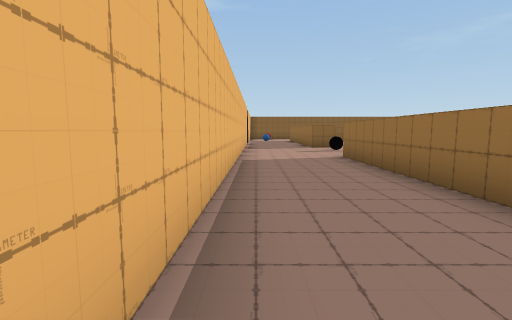
view 1 (above)

24 first-person views from a walk through a Unity game level. The camera is 1.5 m above the floor, tilts 6° down and sees 85° across. Doors are open. The floor is counted in squares, 2 m on a side. Each view is taken from the middle of a square. On the plan, view 1 faces up. The plan holds only what a view shows up to about 10 squares ahead; the rest is blank. The place goes on beyond the plan. The player character is not drawn. Some animated figures are not drawn.

view 2
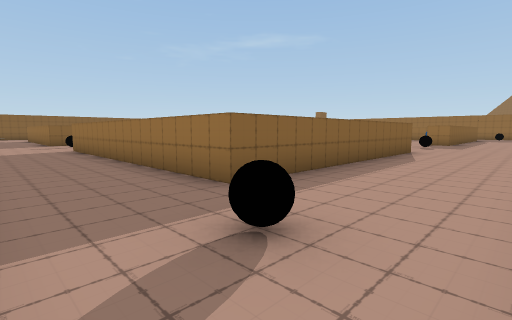

view 3
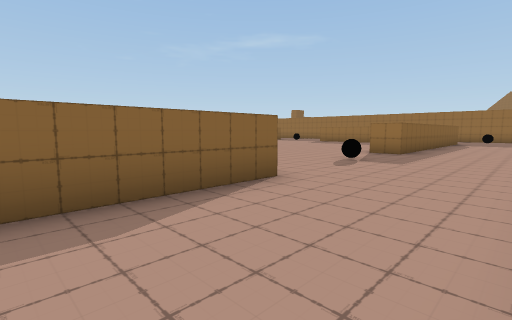

view 4
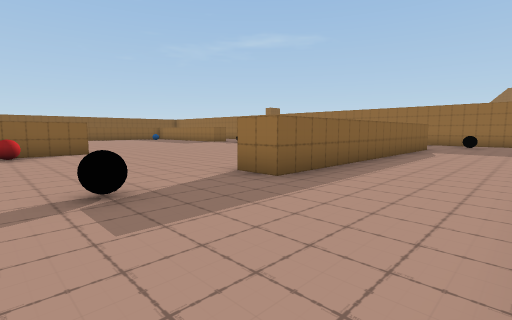

view 5
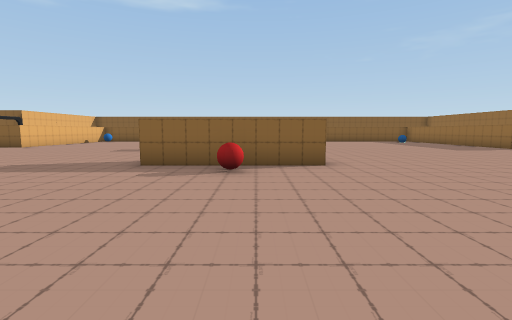

view 6
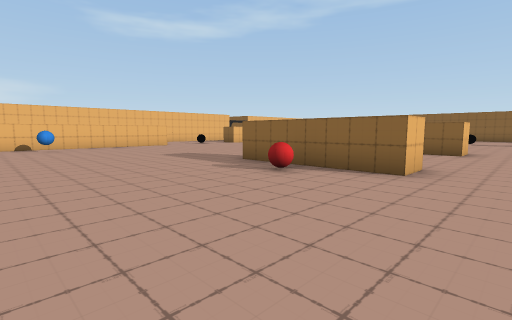

view 7
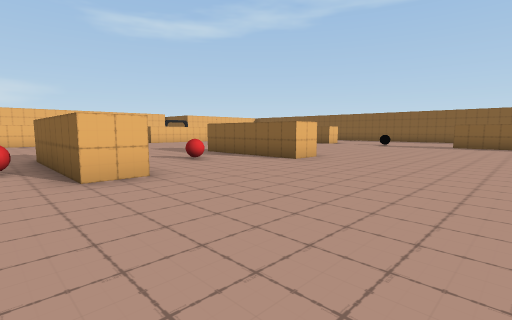

view 8
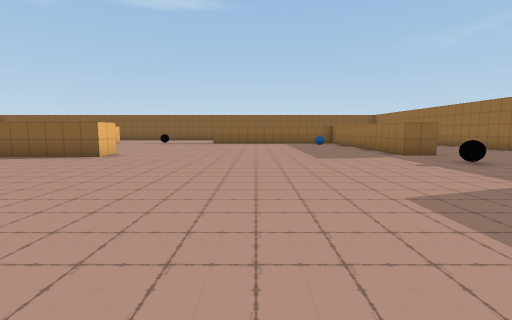

view 9
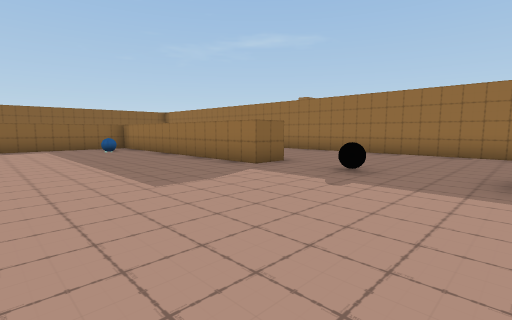

view 10
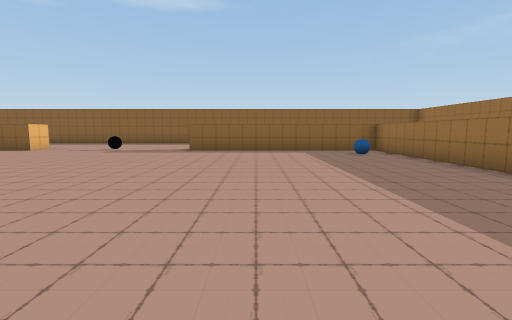

view 11
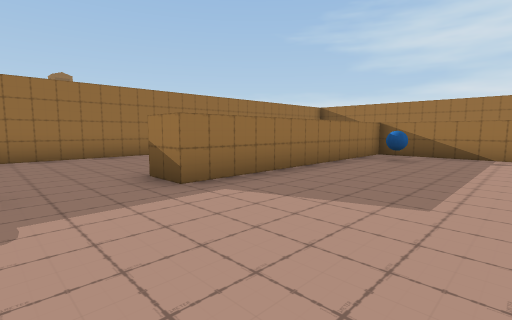

view 12
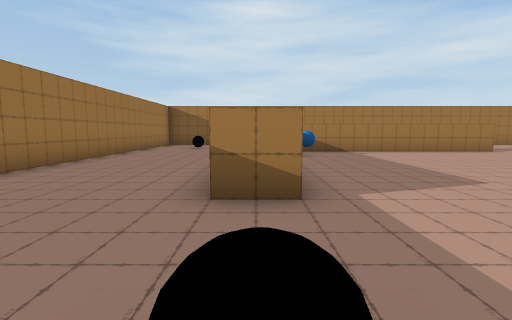

view 13
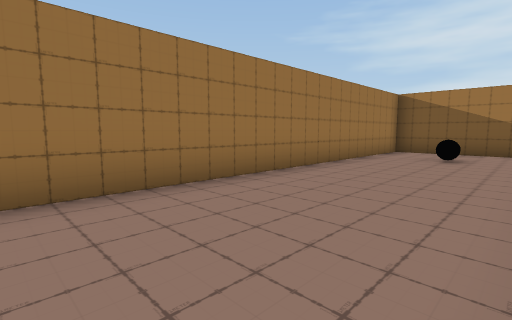

view 14
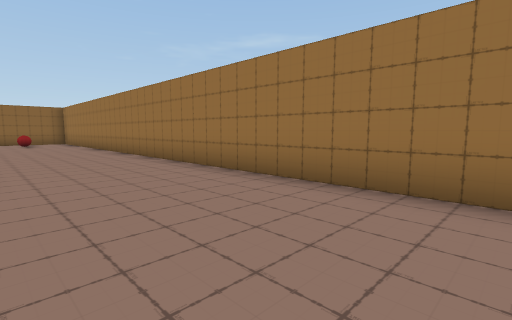

view 15
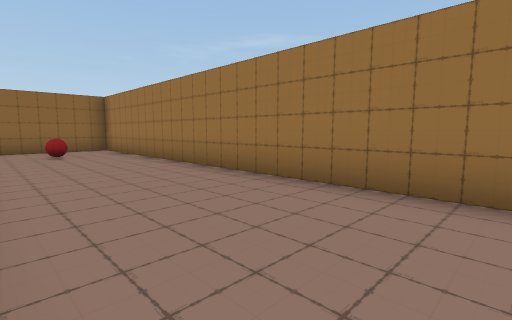

view 16
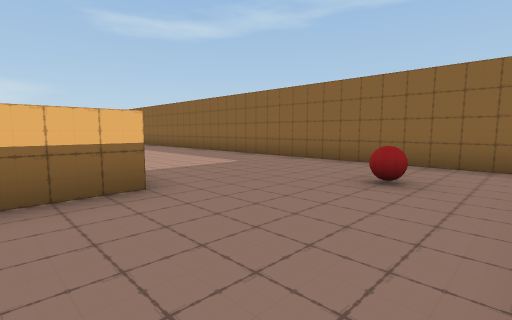

view 17
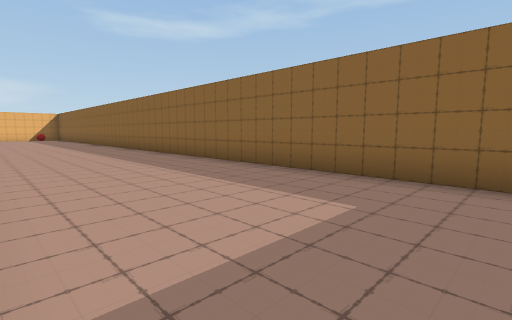

view 18
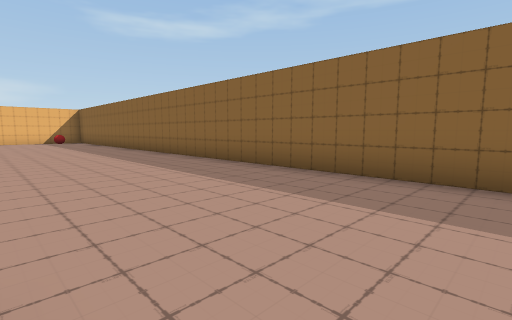

view 19
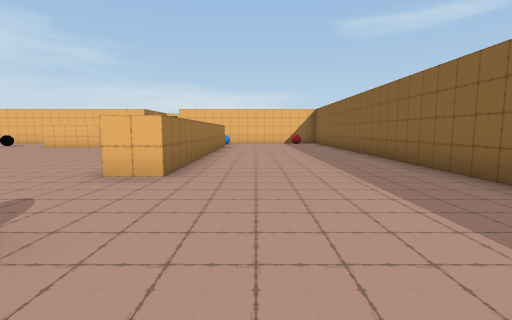

view 20
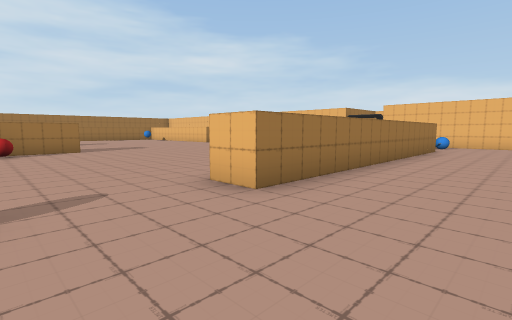

view 21
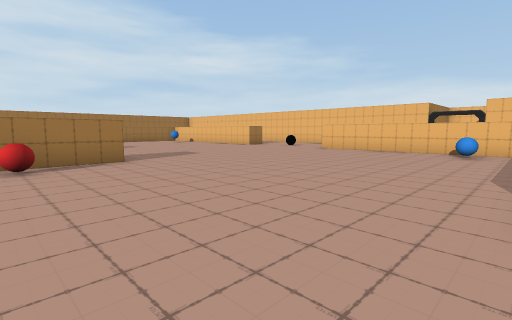

view 22
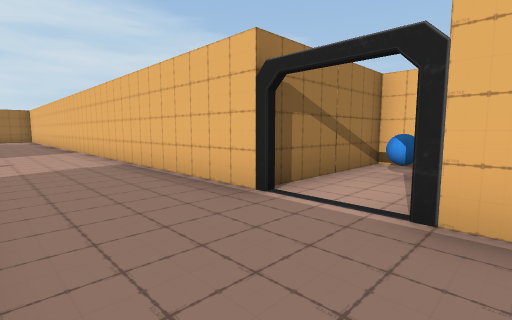

view 23
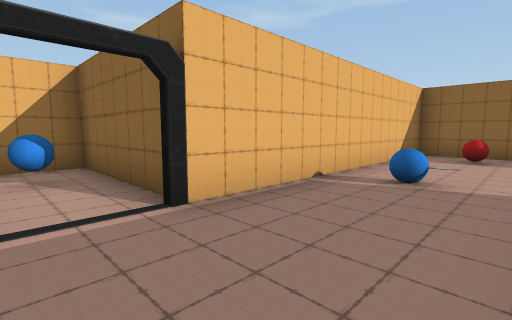

view 24
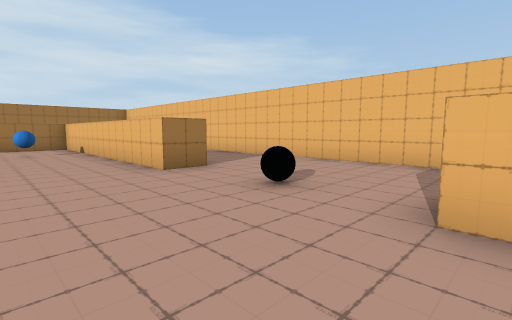

### Floor plan
Points are (right, up) in squares from view 1. A wall is a line through its corners. A room is listed if a view was taken in it or the views show most of it. See-through windows are left out.
Room 1 (views 1, 2, 3, 4, 5, 6, 7, 8, 9, 10, 11, 12, 13, 14, 15, 16, 17, 18, 19, 20, 21, 22, 23, 24)
walls: (15.5, 12) (15.5, 11) (11.8, 11); (15.5, 7.1) (15.5, 6) (11.5, 6); (11.4, 12) (13.8, 12); (25.6, 11.5) (24.5, 11.5) (24.5, 19.1); (21.8, 19.5) (20.5, 19.5); (3.5, 13) (3.5, 12.5); (10.5, -1) (2.5, -1) (2.5, 8) (3.5, 8) (3.5, 1.2); (4.8, 0) (5.5, 0); (3.5, 18.6) (3.5, 15.2); (24.3, -1) (16.5, -1) (16.5, 0) (24.5, 0) (24.5, 7) (25.5, 7); (25.5, 20.6) (25.5, 19.1); (2.5, 20.5) (11.5, 20.5) (11.5, 19.5); (-0.5, 15.8) (-0.5, 0.5); (26.4, -4.5) (29.5, -4.5) (29.5, 24.7); (1.6, 25.5) (-0.5, 25.5) (-0.5, 17.2); (28.8, 25.5) (5.9, 25.5)
ways out: opening at (-1, 17) to room 2; open door at (-1, 16) to room 2; open door at (-0.5, 9.5)
objects: other object (1, -3); other object (1, 20); other object (1, 24); other object (3, 10); other object (5, 3); other object (5, 18); other object (14, -1); other object (14, 5); other object (14, 9); other object (14, 13); other object (23, 2); other object (23, 18); other object (25, 9); other object (27, -2); other object (28, 23)
Room 2 (no view inside)
walls: (-1, 17.5) (-4.4, 17.5) (-4.4, 15.5) (-0.7, 15.5)
ways out: opening at (-1, 17) to room 1; open door at (-1, 16) to room 1
objects: other object (-3, 17)

Where each view was taken, in squares from view 1:
view 1: 0 up, 0 right, facing up
view 2: 4 down, 0 right, facing up-right
view 3: 4 down, 7 right, facing up-right
view 4: 4 down, 13 right, facing up-right
view 5: 0 up, 14 right, facing up
view 6: 1 up, 17 right, facing up-left
view 7: 5 up, 20 right, facing up-left
view 8: 3 up, 20 right, facing up
view 9: 7 up, 20 right, facing up-right
view 10: 9 up, 20 right, facing up
view 11: 9 up, 21 right, facing down-right
view 12: 10 up, 25 right, facing down
view 13: 6 up, 26 right, facing down-right
view 14: 7 up, 26 right, facing up-right
view 15: 14 up, 26 right, facing up-right
view 16: 19 up, 29 right, facing up-left
view 17: 21 up, 25 right, facing up-left
view 18: 21 up, 19 right, facing up-left
view 19: 22 up, 16 right, facing left
view 20: 23 up, 14 right, facing down-left
view 21: 19 up, 14 right, facing down-left
view 22: 18 up, 2 right, facing down-left
view 23: 16 up, 2 right, facing up-left
view 24: 13 up, 6 right, facing down-left
